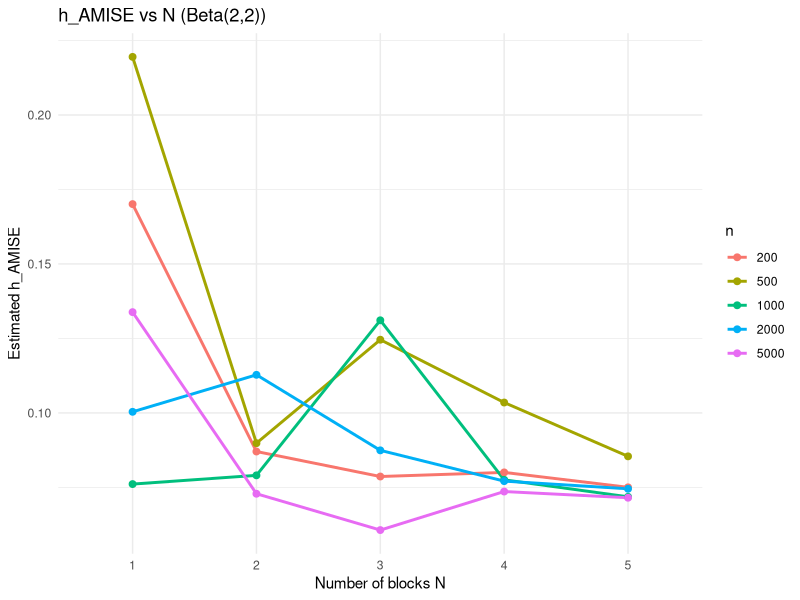
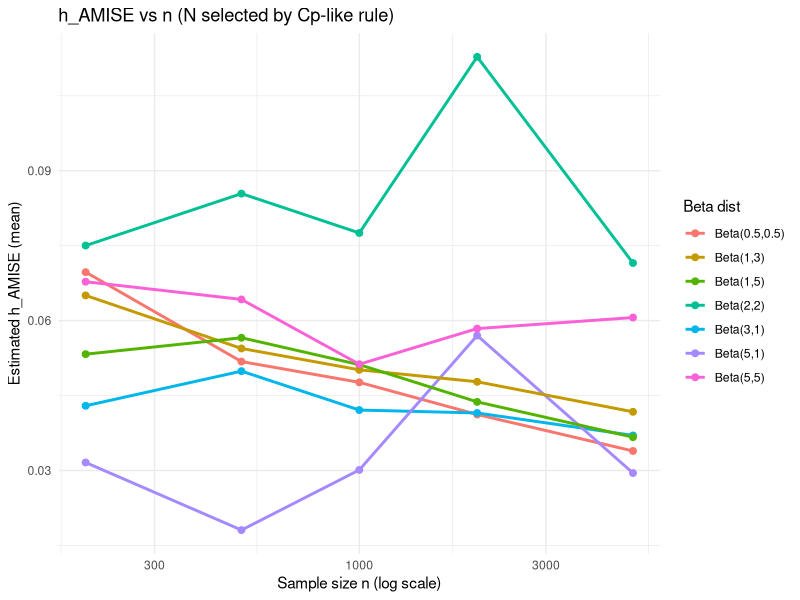
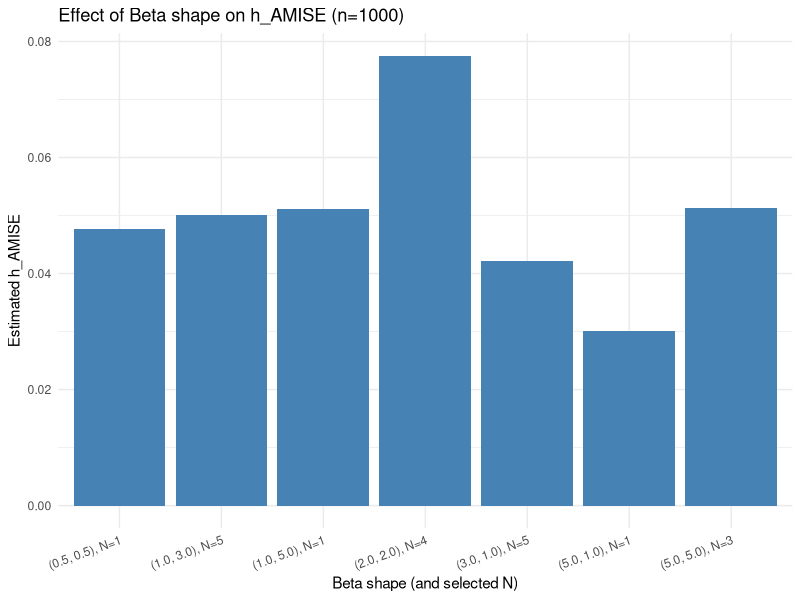
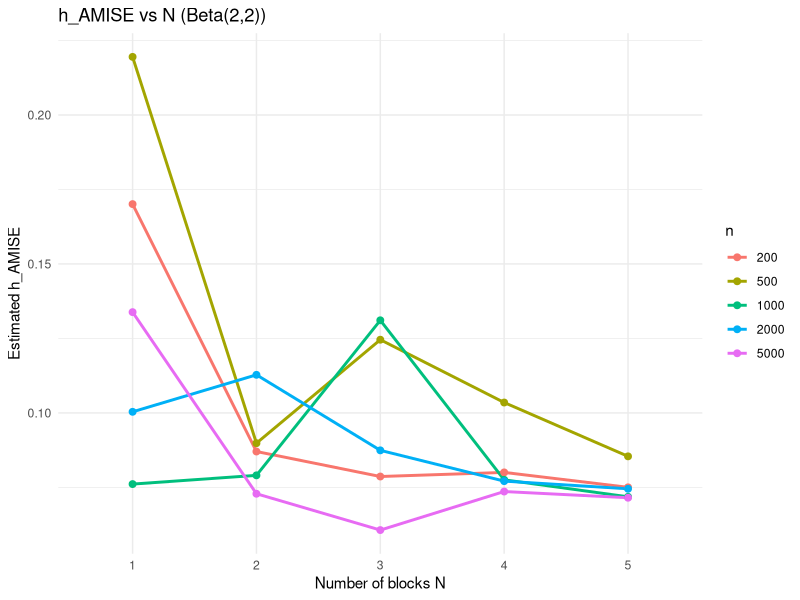
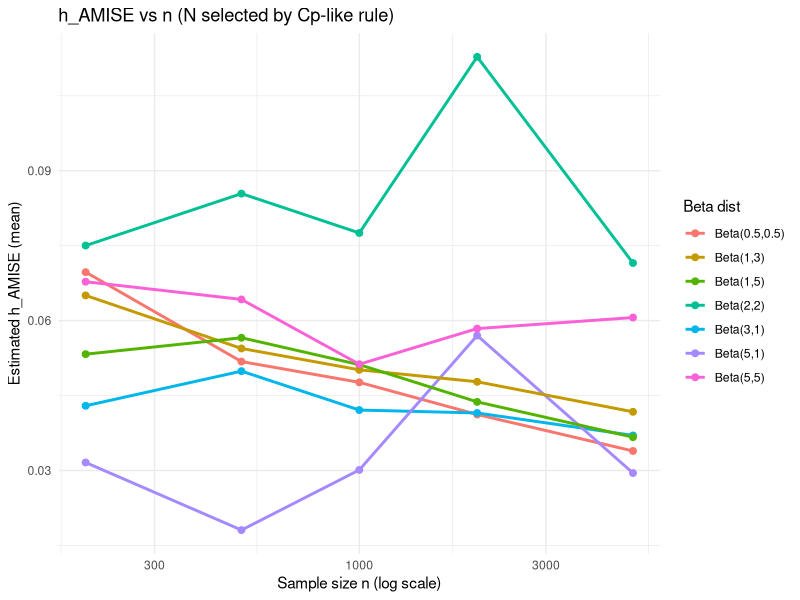
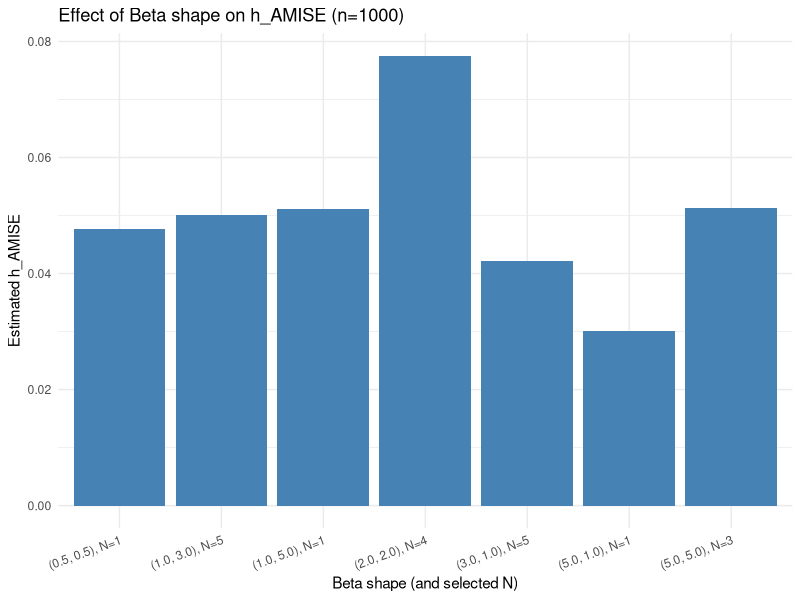

Reproduce these figures in R, in order.

# Simulation study for plug-in h_AMISE using blockwise degree-4 OLS fits



set.seed(12345)



library(ggplot2)
library(dplyr)
library(tidyr)


# Regression function
m_fun <- function(x) {
  sin((x/3 + 0.1)^(-1))
}


# Estimate h_AMISE for a single simulated dataset
estimate_h <- function(n, N, alpha, beta, sigma2 = 1.0) {
  # we simulate the random variable
  X <- rbeta(n, alpha, beta)
  Y <- m_fun(X) + rnorm(n, mean = 0, sd = sqrt(sigma2))
  
  # we separate in N blocks
  block_idx <- rep(1:N, each = ceiling(n/N))[1:n]
  
  # --- Fit polynomial regression of degree 4 ---
  fitted_vals <- numeric(n)
  second_deriv <- numeric(n)
  for (j in seq_len(N)) {
    idx <- which(block_idx == j)
    Xj <- X[idx]; Yj <- Y[idx]
    fit <- lm(Yj ~ Xj + I(Xj^2) + I( Xj^3) + I( Xj^4))
    fitted_vals[idx] <- fitted.values(fit)
    #second derivative
    coefs <- coef(fit)
    second_deriv[idx] <- 2*coefs[2] + 6*coefs[3]*Xj + 12*coefs[4]*(Xj^2)
  }
  
  
  # theta22_hat
  theta22_hat <- mean(second_deriv^2)
  # sigma^2_hat: denominator n - 5N (fallback to n-1 if nonpositive)
  denom <- n - 5 * N
  if (denom <= 0) denom <- n - 1
  sigma2_hat <- sum((Y - fitted_vals)^2, na.rm = TRUE) / denom
  # RSS(N)
  RSS_hat <- denom*sigma2_hat
  
  # h_AMISE estimation :
  supp_len <- 1.0 # Beta on [0,1]
  if (theta22_hat <= 1e-12) { # if theta is too small, h_hat is not defined
    h_hat <- NA_real_
  } else {
    h_hat <- n^(-1/5) * ((35 * sigma2_hat * supp_len / theta22_hat)^(1/5))
  }
  list(h = h_hat, theta22 = theta22_hat, sigma2 = sigma2_hat, RSS = RSS_hat )
}

# Grid and simulation settings (you can adjust)
ns <- c(200,500, 1000, 2000, 5000)
betas_params <- list(c(2,2), c(0.5,0.5),c(1,3), c(3,1), c(5,1), c(1,5), c(5,5))


# Storage
results <- list()
selected_N <- data.frame()
# Main simulation loop
for (bb in betas_params) {
  alpha <- bb[1]; beta <- bb[2]
  for (n in ns) {
    Nmax <- max(min(floor(n / 20), 5), 1)
    N_best <-Nmax
    rss_Nmax <-estimate_h(n, Nmax, alpha, beta, sigma2 = 1.0)$RSS
    Cp_min <- rss_Nmax / (rss_Nmax / (n - 5 * Nmax)) - (n - 10 * Nmax)
    
    for (Nblocks in seq(Nmax)) {
      est <- estimate_h(n, Nblocks, alpha, beta, sigma2 = 1.0)
      
     # choose N_best who minimize Cp
      Cp_N <- est$RSS / (rss_Nmax / (n - 5 * Nmax)) - (n - 10 * Nblocks)
      if(Cp_N < Cp_min ){
        N_best <-Nblocks
        Cp_min <- Cp_N
      }
      
      results[[length(results) + 1]] <- data.frame(
        alpha = alpha, beta = beta, n = n, N = Nblocks,
        h = est$h, theta = est$theta22, sigma = est$sigma2
      )
     
    }
    selected_N <- bind_rows(selected_N, data.frame(alpha = alpha, beta = beta, n = n, N_sel = N_best))
  }
}


df_res <- bind_rows(results)

df_res2 <- left_join(df_res, selected_N, by = c("alpha", "beta", "n"))



# Plot 1: h_mean vs N for Beta(2,2)


chosen <- df_res %>% filter(alpha == 2, beta == 2)
p1 <- ggplot(chosen, aes(x = factor(N), y = h, group = factor(n), color = factor(n))) +
  geom_line(aes(group = factor(n)), lwd = 1) + geom_point(size = 2) +
  labs(x = "Number of blocks N", y = "Estimated h_AMISE",
       title = "h_AMISE vs N (Beta(2,2))", color = "n") +
  theme_minimal()
ggsave("plot_h_vs_Nblock.png", p1, width = 8, height = 6, dpi = 150)
plot(p1)


# Plot 2: h_mean vs n (using selected N by Cp)
p2data <- df_res2 %>% group_by(alpha, beta, n) %>%
  filter(N == N_sel) %>% ungroup()
p2 <- ggplot(p2data, aes(x = n, y = h, color = factor(paste0("Beta(", alpha, ",", beta, ")")))) +
  geom_line(aes(group = interaction(alpha, beta)), size = 1) + geom_point(size = 2) +
  scale_x_log10() +
  labs(x = "Sample size n (log scale)", y = "Estimated h_AMISE (mean)",
       title = "h_AMISE vs n (N selected by Cp-like rule)", color = "Beta dist") +
  theme_minimal()
ggsave("plot_h_vs_n.png", p2, width = 8, height = 6, dpi = 150)
plot(p2)


# Plot 3: effect of Beta shape on h (n fixed = 1000)
n_fix <- 1000
p3data <- df_res2 %>% filter(n == n_fix) %>%
  group_by(alpha, beta) %>% filter(N == N_sel) %>% ungroup()
p3 <- ggplot(p3data,aes(x = factor(sprintf("(%.1f, %.1f), N=%d", alpha, beta, N)), y = h)) +
  geom_col(fill = "steelblue") + labs(x = "Beta shape (and selected N)", y = "Estimated h_AMISE",
                                      title = sprintf("Effect of Beta shape on h_AMISE (n=%d)", n_fix)) +
  theme_minimal() + theme(axis.text.x = element_text(angle = 20, hjust = 1))
ggsave("plot_h_vs_beta.png", p3, width = 9, height = 5, dpi = 150)
plot(p3)

# Print brief summary
print("Simulation finished. Files produced:")
print(list.files(pattern = "plot_h_.*png"))
print("Saved tables: simulation_results_summary.csv, selected_N_by_Cp.csv")
